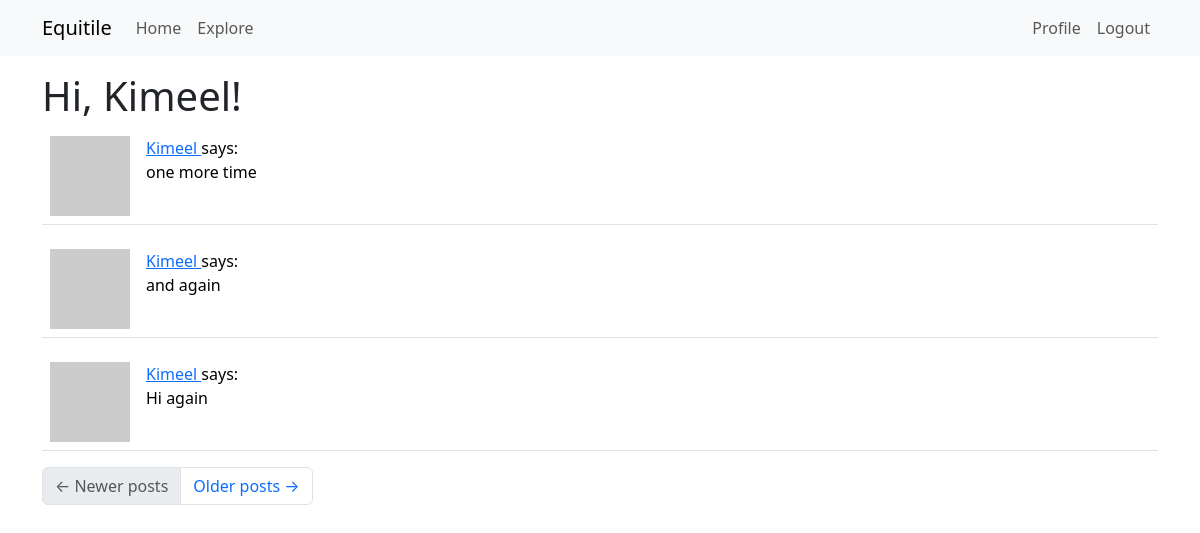
The page /explore (signed in) on the database as committed earlier.
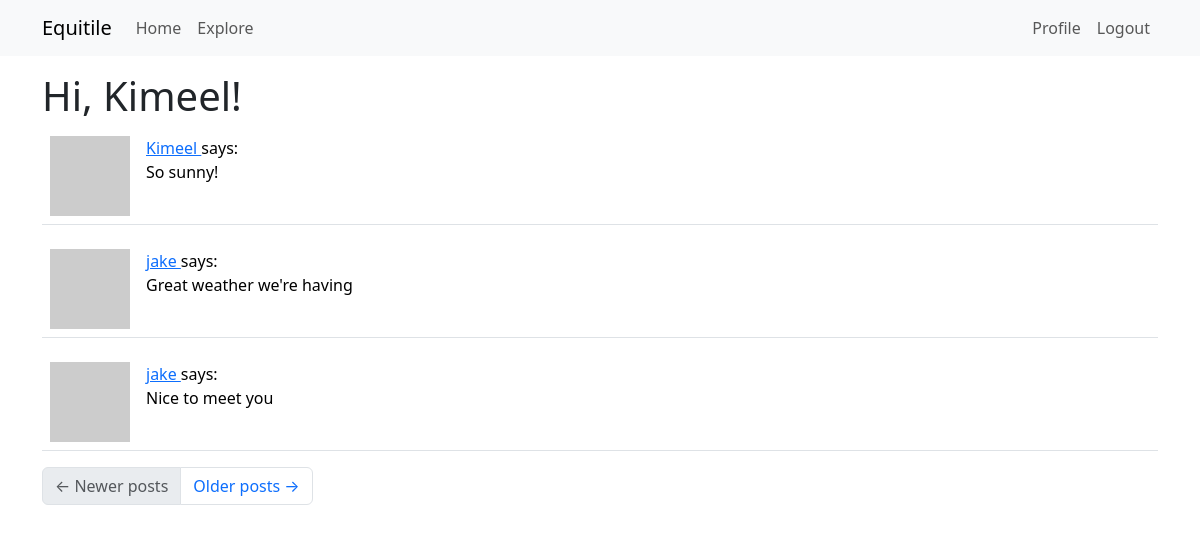
The same page on the database as committed later.
### app/models.py (models this page shows, shortened)
class Post(db.Model):
    id: so.Mapped[int] = so.mapped_column(primary_key=True)
    body: so.Mapped[str] = so.mapped_column(sa.String(140))
    timestamp: so.Mapped[datetime] = so.mapped_column(
        index=True, default=lambda: datetime.now(timezone.utc))
    user_id: so.Mapped[int] = so.mapped_column(sa.ForeignKey(User.id),
                                               index=True)
    author: so.Mapped[User] = so.relationship(back_populates='posts')

class User(UserMixin, db.Model):
    id: so.Mapped[int] = so.mapped_column(primary_key=True)
    username: so.Mapped[str] = so.mapped_column(sa.String(64), index=True,
                                                unique=True)
    email: so.Mapped[str] = so.mapped_column(sa.String(120), index=True,
                                             unique=True)
    password_hash: so.Mapped[Optional[str]] = so.mapped_column(sa.String(256))
    posts: so.WriteOnlyMapped['Post'] = so.relationship(back_populates='author')
    about_me: so.Mapped[Optional[str]] = so.mapped_column(sa.String(140))
    last_seen: so.Mapped[Optional[datetime]] = so.mapped_column(
        default=lambda: datetime.now(timezone.utc))
    following: so.WriteOnlyMapped['User'] = so.relationship(
        secondary=followers, primaryjoin=(followers.c.follower_id == id),
        secondaryjoin=(followers.c.followed_id == id),
        back_populates='followers')
    followers: so.WriteOnlyMapped['User'] = so.relationship(
        secondary=followers, primaryjoin=(followers.c.followed_id == id),
        secondaryjoin=(followers.c.follower_id == id),
        back_populates='following')
    def avatar(self, size):
        digest = md5(self.email.lower().encode('utf-8')).hexdigest()
        return f'https://www.gravatar.com/avatar/{digest}?d=identicon&s={size}'

### app/routes.py (the view)
@app.route('/explore')
@login_required
def explore():
    page = request.args.get('page', 1, type=int)
    query = sa.select(Post).order_by(Post.timestamp.desc())
    posts = db.paginate(query, page=page,
                        per_page=app.config['POSTS_PER_PAGE'], error_out=False)
    next_url = url_for('explore', page=posts.next_num) \
        if posts.has_next else None
    prev_url = url_for('explore', page=posts.prev_num) \
        if posts.has_prev else None
    return render_template('index.html', title='Explore', posts=posts.items,
                           next_url=next_url, prev_url=prev_url)

### app/models.py (called while the page is built)
@login.user_loader
def load_user(id):
    return db.session.get(User, int(id))

### app/routes.py (called while the page is built)
@app.before_request
def before_request():
    if current_user.is_authenticated:
        current_user.last_seen = datetime.now(timezone.utc)
        db.session.commit()

### app/templates/index.html (shortened to what this page needs)
{% extends "base.html" %}
{% import "bootstrap_wtf.html" as wtf %}
{% block content %}
    <h1>Hi, {{ current_user.username }}!</h1>
    {% for post in posts %}
        {% include '_post.html' %}
    {% endfor %}
    <nav aria-label="Post navigation">
        <ul class="pagination">
            <li class="page-item{% if not prev_url %} disabled{% endif %}">
                <a class="page-link" href="{{ prev_url }}">
                    <span aria-hidden="true">&larr;</span> Newer posts
                </a>
            </li>
            <li class="page-item{% if not next_url %} disabled{% endif %}">
                <a class="page-link" href="{{ next_url }}">
                    Older posts <span aria-hidden="true">&rarr;</span>
                </a>
            </li>
        </ul>
    </nav>
{% endblock %}

### app/templates/_post.html
    <table class="table table-hover">
        <tr>
            <td width="70px">
                <a href="{{ url_for('user', username=post.author.username) }}">
                    <img src="{{ post.author.avatar(70) }}" />
                </a>
            </td>
            <td>
                <a href="{{ url_for('user', username=post.author.username) }}">
                    {{ post.author.username }}
                </a>
                says:
                <br>
                {{ post.body }}
            </td>
        </tr>
    </table>

Rows that differ between the two databases and show on the page:
no longer on this page (row unchanged): Post: author.username "Kimeel", body "one more time"
no longer on this page (row unchanged): Post: author.username "Kimeel", body "and again"
no longer on this page (row unchanged): Post: author.username "Kimeel", body "Hi again"
added Post: author.username "Kimeel", body "So sunny!"
added Post: author.username "jake", body "Great weather we're having"
added Post: author.username "jake", body "Nice to meet you"
